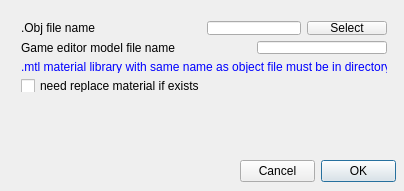
<?xml version="1.0" encoding="UTF-8"?>
<ui version="4.0">
 <class>ObjConverterDialog</class>
 <widget class="QDialog" name="ObjConverterDialog">
  <property name="geometry">
   <rect>
    <x>0</x>
    <y>0</y>
    <width>404</width>
    <height>191</height>
   </rect>
  </property>
  <property name="windowTitle">
   <string>Convert .obj to game editor model format</string>
  </property>
  <property name="layoutDirection">
   <enum>Qt::LeftToRight</enum>
  </property>
  <widget class="QDialogButtonBox" name="buttonBox">
   <property name="geometry">
    <rect>
     <x>240</x>
     <y>160</y>
     <width>156</width>
     <height>23</height>
    </rect>
   </property>
   <property name="layoutDirection">
    <enum>Qt::RightToLeft</enum>
   </property>
   <property name="standardButtons">
    <set>QDialogButtonBox::Cancel|QDialogButtonBox::Ok</set>
   </property>
  </widget>
  <widget class="QLabel" name="errorsMsg">
   <property name="geometry">
    <rect>
     <x>10</x>
     <y>110</y>
     <width>381</width>
     <height>51</height>
    </rect>
   </property>
   <property name="palette">
    <palette>
     <active>
      <colorrole role="WindowText">
       <brush brushstyle="SolidPattern">
        <color alpha="255">
         <red>255</red>
         <green>7</green>
         <blue>19</blue>
        </color>
       </brush>
      </colorrole>
      <colorrole role="Text">
       <brush brushstyle="SolidPattern">
        <color alpha="255">
         <red>254</red>
         <green>3</green>
         <blue>7</blue>
        </color>
       </brush>
      </colorrole>
     </active>
     <inactive>
      <colorrole role="WindowText">
       <brush brushstyle="SolidPattern">
        <color alpha="255">
         <red>255</red>
         <green>7</green>
         <blue>19</blue>
        </color>
       </brush>
      </colorrole>
      <colorrole role="Text">
       <brush brushstyle="SolidPattern">
        <color alpha="255">
         <red>254</red>
         <green>3</green>
         <blue>7</blue>
        </color>
       </brush>
      </colorrole>
     </inactive>
     <disabled>
      <colorrole role="WindowText">
       <brush brushstyle="SolidPattern">
        <color alpha="255">
         <red>120</red>
         <green>120</green>
         <blue>120</blue>
        </color>
       </brush>
      </colorrole>
      <colorrole role="Text">
       <brush brushstyle="SolidPattern">
        <color alpha="255">
         <red>120</red>
         <green>120</green>
         <blue>120</blue>
        </color>
       </brush>
      </colorrole>
     </disabled>
    </palette>
   </property>
   <property name="text">
    <string/>
   </property>
  </widget>
  <widget class="QWidget" name="layoutWidget">
   <property name="geometry">
    <rect>
     <x>10</x>
     <y>10</y>
     <width>388</width>
     <height>93</height>
    </rect>
   </property>
   <layout class="QGridLayout" name="gridLayout">
    <item row="0" column="1" colspan="2">
     <widget class="QLineEdit" name="objFileNameTxt">
      <property name="readOnly">
       <bool>true</bool>
      </property>
     </widget>
    </item>
    <item row="0" column="3">
     <widget class="QPushButton" name="selectObjFileBtn">
      <property name="text">
       <string>Select</string>
      </property>
     </widget>
    </item>
    <item row="1" column="0" colspan="2">
     <widget class="QLabel" name="meshFileNameLbl">
      <property name="text">
       <string>Game editor model file name</string>
      </property>
     </widget>
    </item>
    <item row="1" column="2" colspan="2">
     <widget class="QLineEdit" name="meshFileNameTxt">
      <property name="maxLength">
       <number>255</number>
      </property>
     </widget>
    </item>
    <item row="3" column="0">
     <widget class="QCheckBox" name="needReplaceMaterialIfExistsFlag">
      <property name="text">
       <string>need replace material if exists</string>
      </property>
     </widget>
    </item>
    <item row="0" column="0">
     <widget class="QLabel" name="objFileNameLbl">
      <property name="text">
       <string>.Obj file name</string>
      </property>
     </widget>
    </item>
    <item row="2" column="0" colspan="4">
     <widget class="QLabel" name="materialLibraryInfo">
      <property name="palette">
       <palette>
        <active>
         <colorrole role="WindowText">
          <brush brushstyle="SolidPattern">
           <color alpha="255">
            <red>0</red>
            <green>0</green>
            <blue>255</blue>
           </color>
          </brush>
         </colorrole>
         <colorrole role="Text">
          <brush brushstyle="SolidPattern">
           <color alpha="255">
            <red>0</red>
            <green>0</green>
            <blue>255</blue>
           </color>
          </brush>
         </colorrole>
        </active>
        <inactive>
         <colorrole role="WindowText">
          <brush brushstyle="SolidPattern">
           <color alpha="255">
            <red>0</red>
            <green>0</green>
            <blue>255</blue>
           </color>
          </brush>
         </colorrole>
         <colorrole role="Text">
          <brush brushstyle="SolidPattern">
           <color alpha="255">
            <red>0</red>
            <green>0</green>
            <blue>255</blue>
           </color>
          </brush>
         </colorrole>
        </inactive>
        <disabled>
         <colorrole role="WindowText">
          <brush brushstyle="SolidPattern">
           <color alpha="255">
            <red>120</red>
            <green>120</green>
            <blue>120</blue>
           </color>
          </brush>
         </colorrole>
         <colorrole role="Text">
          <brush brushstyle="SolidPattern">
           <color alpha="255">
            <red>120</red>
            <green>120</green>
            <blue>120</blue>
           </color>
          </brush>
         </colorrole>
        </disabled>
       </palette>
      </property>
      <property name="text">
       <string>.mtl material library with same name as object file must be in directory</string>
      </property>
     </widget>
    </item>
   </layout>
  </widget>
 </widget>
 <layoutdefault spacing="6" margin="11"/>
 <resources/>
 <connections>
  <connection>
   <sender>buttonBox</sender>
   <signal>accepted()</signal>
   <receiver>ObjConverterDialog</receiver>
   <slot>accept()</slot>
   <hints>
    <hint type="sourcelabel">
     <x>59</x>
     <y>24</y>
    </hint>
    <hint type="destinationlabel">
     <x>177</x>
     <y>75</y>
    </hint>
   </hints>
  </connection>
  <connection>
   <sender>buttonBox</sender>
   <signal>rejected()</signal>
   <receiver>ObjConverterDialog</receiver>
   <slot>reject()</slot>
   <hints>
    <hint type="sourcelabel">
     <x>59</x>
     <y>24</y>
    </hint>
    <hint type="destinationlabel">
     <x>177</x>
     <y>75</y>
    </hint>
   </hints>
  </connection>
 </connections>
</ui>
